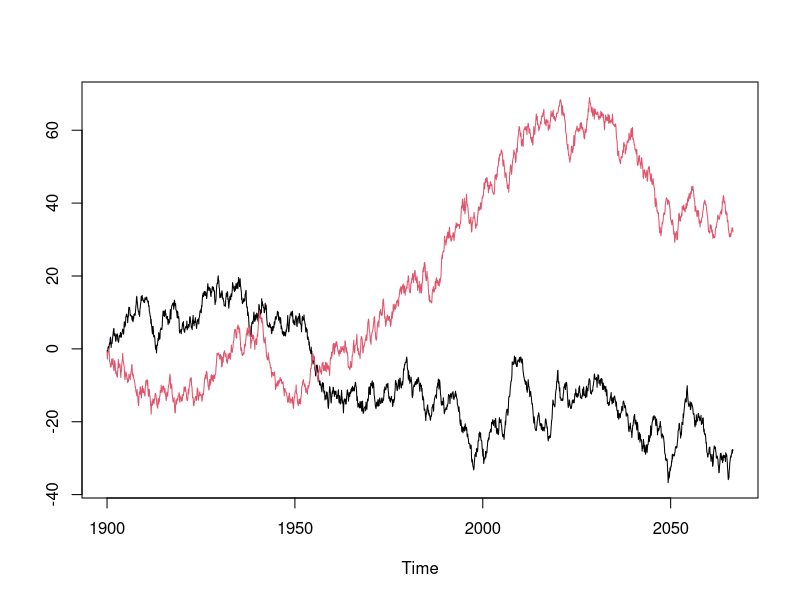
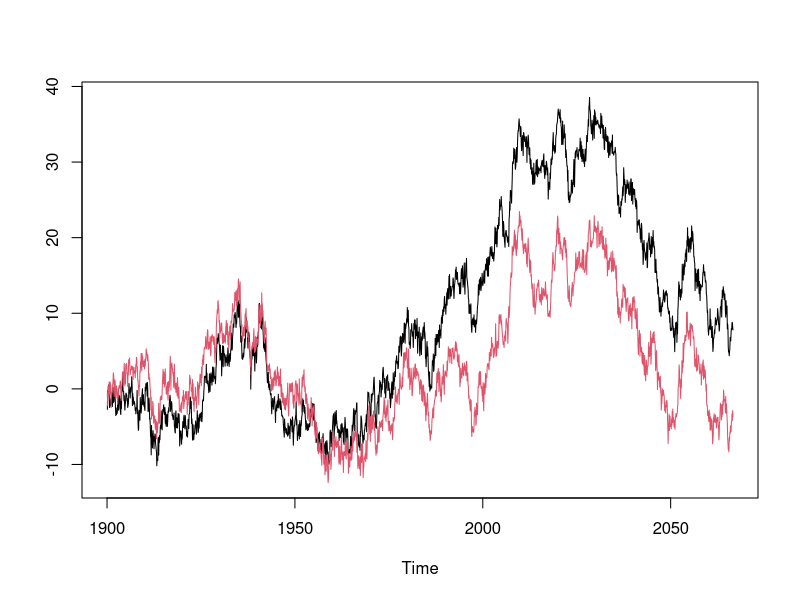

These charts were generated, in order, by the following R code:

 #################################################################
 ######## A drunk and her dog ###################################
 #################################################################

## ----- Two Randon walk process ------
rm(list=ls())
set.seed(seed = 1)
ut <- rnorm(2000,mean = 0, sd = 1)
wt <- rnorm(2000,mean = 0, sd = 1)

xt<-NULL
yt <-NULL
xt[1] <- ut[1]
yt[1] <- wt[1]

for (i in 2:2000) {
  xt[i] <- xt[i-1] + ut[i]
  yt[i] <- yt[i-1] + wt[i]
}
xt <- ts(xt,start = c(1900,1),frequency = 12)
yt <- ts(yt,start = c(1900,1),frequency = 12)

ts.plot(xt,yt,type = "l",col = c(1,2))


## ---- Two cointegrated Randon walk process -----

xt_cointegrated <-NULL
yt_cointegrated <- NULL
xt_cointegrated[i] <- ut[1]
yt_cointegrated[i] <- wt[1]

c <- 0.4
d <- 0.4 

for (i in 2:2000) {
  xt_cointegrated[i] <- xt[i-1] + ut[i] + c*(yt[i-1]-xt[i-1])
  yt_cointegrated[i] <- yt[i-1] + wt[i] + d*(xt[i-1]-yt[i-1])
}
  
xt_cointegrated <- ts(xt_cointegrated,start = c(1900,1),frequency = 12)
yt_cointegrated <- ts(yt_cointegrated,start = c(1900,1),frequency = 12)

ts.plot(yt_cointegrated, xt_cointegrated, col = c(1,2))



